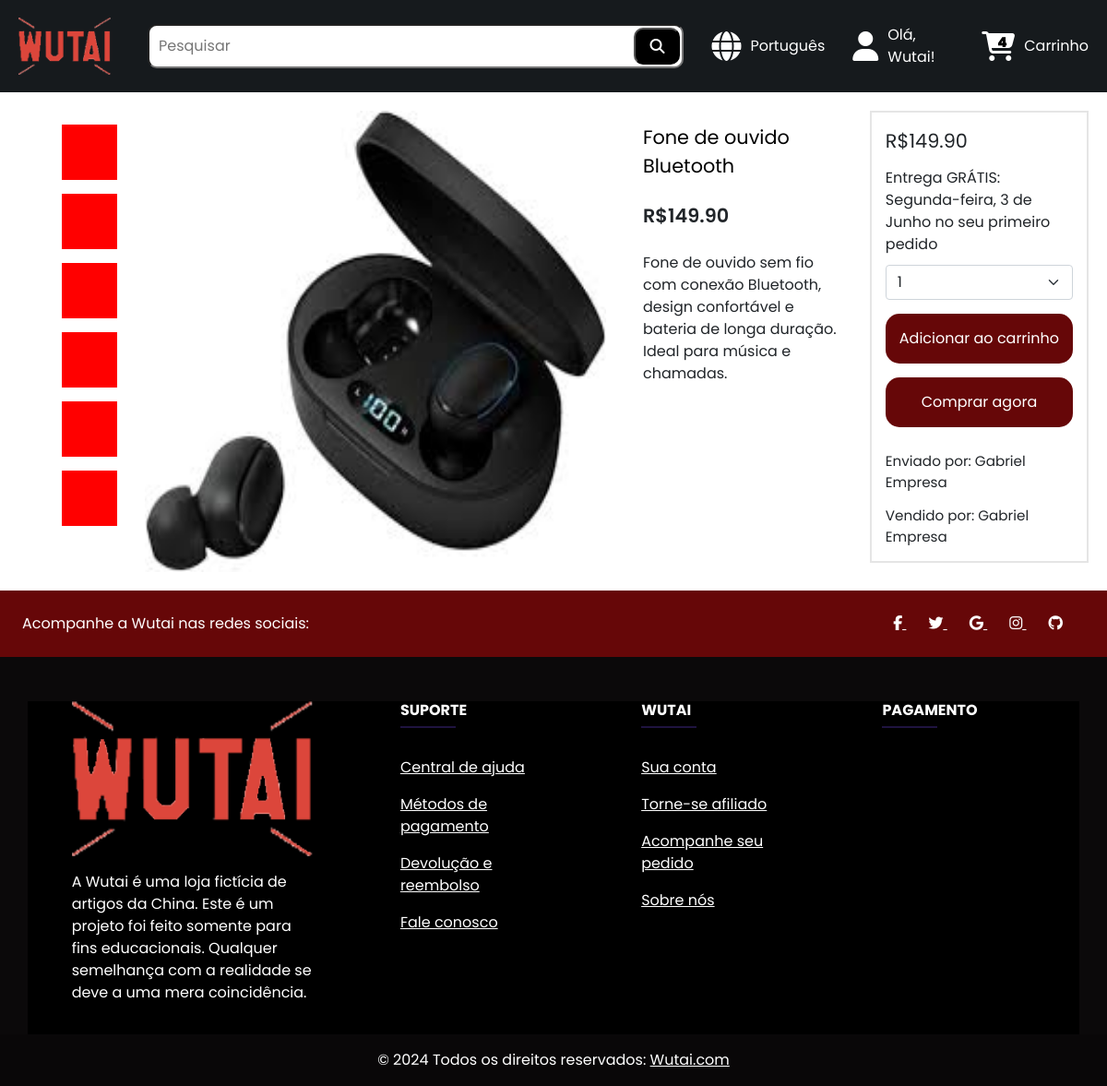
Page /Wutai/website/products/products_page.php?productId=18 (signed in) on the committed database.
### tables this page shows
CREATE TABLE `product` (
  `idProduct` bigint(20) NOT NULL,
  `productName` varchar(100) NOT NULL,
  `category` varchar(60) NOT NULL,
  `quantity` int(11) NOT NULL,
  `productDescription` varchar(1000) NOT NULL,
  `productImage` varchar(255) NOT NULL,
  `price` decimal(10,2) NOT NULL,
  `deliver` varchar(60) NOT NULL,
  `idSeller` bigint(20) DEFAULT NULL
);

CREATE TABLE `seller` (
  `idSeller` bigint(20) NOT NULL,
  `enterpriseName` varchar(60) NOT NULL,
  `creationDate` datetime NOT NULL DEFAULT current_timestamp(),
  `idUser` bigint(20) DEFAULT NULL
);

### Wutai/website/products/products_page.php (the view, shortened to what this page needs)
<!DOCTYPE html>
<html lang="pt-BR">
<head>
    <link rel="stylesheet" href="../../styles/header.css">
    <link rel="stylesheet" href="../../styles/productPage.css">
    <link rel="stylesheet" href="../../styles/footer.css">
    <link href="https://cdn.jsdelivr.net/npm/bootstrap@5.0.2/dist/css/bootstrap.min.css" rel="stylesheet">
</head>
<body>
    <?php include('../header/header.php');
    $product = mysqli_query($conn, "SELECT * FROM `product` WHERE `idProduct` = '$_GET[productId]'");
    $idSellerResult = mysqli_query($conn, "SELECT * FROM `product` WHERE `idProduct` = '$_GET[productId]'");
    $idSeller = mysqli_fetch_array($idSellerResult);
    if ($idSeller) {
        $sellerNameResult = mysqli_query($conn, "SELECT * FROM `seller` WHERE `idSeller` = '$idSeller[idSeller]'");
        $seller = mysqli_fetch_array($sellerNameResult);
    }
    while ($usuario = mysqli_fetch_assoc($product)) {
    ?>
        <div class="product__container">
            <div class="product__image__container">
                <ul>
                    <li></li>
                    <li></li>
                    <li></li>
                    <li></li>
                    <li></li>
                    <li></li>
                </ul>
                <div class="product__image"><img src="/php_programs/Wutai/Wutai/website/seller/productCRUD/<?php echo $usuario['productImage'] ?>" alt=""></div>
            </div>
            <div class="product__title">
                <span id="titleProduct"><?php echo $usuario['productName']; ?></span>
                <span id="priceProduct">R$ <span><?php echo $usuario['price']; ?></span></span>
                <span class="product__details"><?php echo $usuario['productDescription']; ?></span>
            </div>
            <div class="product__price">
                <span class="price__span">R$<?php echo $usuario['price']; ?></span>
                <span>Entrega GRÁTIS: Segunda-feira, 3 de Junho no seu primeiro pedido</span>
                <form method="POST" action="/php_programs/Wutai/Wutai/website/user/cart/addProductCart.act.php">
                    <select class="form-select" aria-label="Default select example" style="margin-top: 10px;" name="quantity">
                        <?php
                            $quantity = $usuario['quantity'];
                            for ($i = 1; $i <= $quantity; $i++) {
                                echo "<option value='$i'>$i</option>";
                            }
                        ?>
                    </select>
                    <input type="submit" value="Adicionar ao carrinho" style="width: 100%;">
                </form>
                <form action="buyNow.act.php" method="POST">
                    <input type="submit" value="Comprar agora" style="width: 100%;">
                </form>
                <div class="product__price__details__seller">
                    <span class="span__seller">Enviado por: <?php echo $usuario['deliver']; ?></span></span>
                    <span class="span__seller">Vendido por: <?php echo $seller['enterpriseName']; ?></span></span>
                </div>
            </div>
        </div>
    <?php
    }
    include('../footer/footer.php')
    ?>
</body>
</html>

### Wutai/styles/header.css (style rules this page uses)
* { margin: 0; padding: 0; box-sizing: border-box; font-family: "Poppins", sans-serif; }

### Wutai/styles/productPage.css (style rules this page uses)
* { margin: 0; padding: 0; box-sizing: border-box; font-family: "Poppins", sans-serif; }
.product__container { width: 100%; display: flex; flex-direction: row; padding: 20px; }
.product__container span { margin-top: 13px; display: flex; flex-direction: row; align-items: flex-end; }
.product__container .product__image__container { height: auto !important; width: 100% !important; display: flex; flex-direction: row; }
.product__container .product__image__container ul { height: 100%; }
.product__container .product__image__container ul li { width: 5% !important; padding: 30px; list-style: none; display: flex; flex-direction: column; margin: 15px; background-color: red; }
.product__container .product__image { height: 100% !important; display: flex; flex-direction: column; align-items: center; padding: 0 15px; }
.product__container .product__image img { width: 500px !important; height: 500px !important; }
.product__container .product__title { width: 100%; margin: 0 10px; padding: 0 15px; display: flex; flex-direction: column; }
.product__container .product__title #titleProduct { width: 100%; font-size: clamp(1rem, 10vw, 1.3rem); color: black; }
.product__container .product__title #priceProduct { margin: 10px 0; font-size: clamp(1rem, 10vw, 1.3rem); font-weight: 600; }
.product__container .product__price { border: rgba(195, 195, 195, 0.4392156863) 2px solid; display: flex; flex-direction: column; padding: 15px; width: 52%; height: 100%; }
.product__container .product__price input { margin-top: 15px; padding: 15px; background-color: #660708; color: #fff; border: none; border-radius: 15px; }
.product__container .product__price .price__span { font-size: clamp(1rem, 10vw, 1.3rem); margin: 0; }
.product__container .product__price__details__seller { margin-top: 13px !important; display: flex; flex-direction: column; justify-content: space-between; font-size: clamp(0.3rem, 2.5vw, 0.95rem); }
.product__container .product__price__details__seller .span__seller { display: flex; justify-content: space-between; }

### Wutai/styles/footer.css (style rules this page uses)
* { margin: 0; padding: 0; box-sizing: border-box; font-family: "Poppins", sans-serif; }

### rows in the picture
product: productImage (picture), productName "Fone de ouvido Bluetooth", price "149.90", productDescription "Fone de ouvido sem fio com conexão Bluetooth, design confortável e bateria de longa duração. Ideal para música e chamadas.", deliver "Gabriel Empresa", idSeller.enterpriseName "Gabriel Empresa"

### other values in the picture
$name "Wutai"
$count[0] "4"
form field quantity "1"
